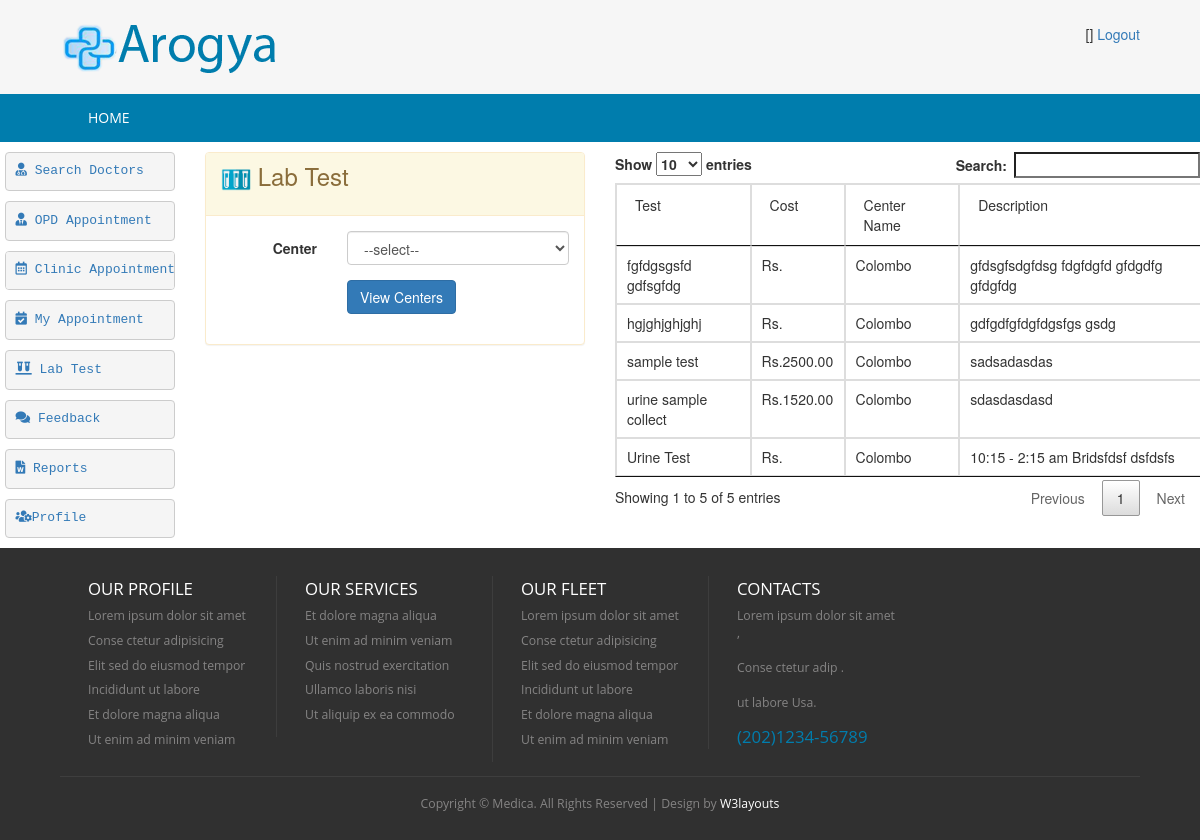
/index.php/patient_controller/loadViewLabTestCenters, run on the app's committed database.
### tables this page shows
CREATE TABLE `hms_lab_test` (
  `id` int(5) NOT NULL AUTO_INCREMENT,
  `lab_test` varchar(50) DEFAULT NULL,
  `center_name` varchar(20) DEFAULT NULL,
  `description` text DEFAULT NULL,
  `test_cost` decimal(10,2) DEFAULT NULL,
  PRIMARY KEY (`id`)
);

### application/controllers/Patient_Controller.php (called while the page is built, shortened)
<?php
class Patient_Controller extends CI_Controller {
    public function loadViewLabTestCenters() {
        $this->load->model(array('LabTest', 'Center'));
        $data['msg'] = '';
        $labTest = new LabTest();
        $labCenterDetails = $labTest->get();
        $data['labCenterDetails'] = $labCenterDetails;
        $this->load->view('patient/patient-lab-test', $data);
    }
}

### index.php (called while the page is built, shortened)
<?php
require_once BASEPATH.'core/CodeIgniter.php';

### application/core/my_model.php (called while the page is built, shortened)
<?php
class MY_Model extends CI_Model{
    public function get($limit=0,$offset = 0) {
        if($limit){
            $query = $this->db->get($this::DB_TABLE,$limit,$offset);
        }else{
            $query = $this->db->get($this::DB_TABLE);
        }
        $ret_val = array();
        foreach ($query->result() as $row) {
            $model = new $class;
            $model->populate($row);
            $ret_val[$row->{$this::DB_TABLE_PK}] = $model;
        }
        return $ret_val;
    }
}

### application/views/patient/patient-lab-test.php (the view, shortened to what this page needs)
<!DOCTYPE HTML>
<html>
    <head>
        <link href="<?php echo base_url('css/style.css'); ?>" rel="stylesheet" type="text/css"  media="all" />
        <link href="<?php echo base_url('css/bootstrap.css'); ?>" rel="stylesheet" type="text/css"/>
        <link rel="stylesheet" href="<?php echo base_url('css/responsiveslides.css') ?>">
        <link rel="stylesheet" href="https://use.fontawesome.com/releases/v5.2.0/css/all.css">
    </head>
    <body>
        <div class="header">
            <div class="main-header">
                <div class="wrap">
                </div>
            </div>
            <div class="top-nav">
                <div class="wrap">
                    <ul>
                    </ul>
                </div>
            </div>
        </div>
        <div class="content">
            <div class="row">
                <div class="col-md-2">
                </div>
                <div class="col-md-4">
                    <div class="panel panel-warning">
                        <div class="panel-heading ">
                            <h3><img src="<?= base_url('/images/icon-lab-test.png') ?>" style="width: 30px" />    Lab Test</h3>
                        </div>
                        <div class="panel-body">
                            <form class="form-horizontal" action="<?= base_url('Patient_Controller/viewLabTestCenters') ?>" method="post">
                                <div class="form-group">
                                    <label for="select" class="control-label col-xs-4">Center</label>
                                    <div class="col-xs-8">
                                        <select id="center_name" required="" name="center_name" class="select form-control">
                                            <option value="">--select--</option>
                                        </select>
                                    </div>
                                </div>
                                <div class="form-group row">
                                    <div class="col-xs-offset-4 col-xs-8">
                                        <button name="submit" type="submit" class="btn btn-primary">View Centers</button>
                                    </div>
                                </div>
                            </form>
                        </div>
                    </div>
                </div>
                <div class="col-md-6">
                    <table class="table-bordered" id="example" style="width: 100%">
                        <thead>
                            <tr>
                                <td>Test</td>
                                <td>Cost</td>
                                <td>Center Name</td>
                                <td>Description</td>
                            </tr></thead>
                        <?php
                        if ($labCenterDetails)
                            foreach ($labCenterDetails as $value) {
                                ?>
                                <tr>
                                    <td><?= $value->lab_test ?></td>
                                    <td>Rs.<?= $value->test_cost ?></td>
                                    <td><?= $value->center_name ?></td>
                                    <td><?= $value->description ?></td>
                                </tr>
                                <?php
                            }
                        ?>
                    </table>
                    <link href="<?= base_url('css/jquery.dataTables.min.css')?>" rel="stylesheet" type="text/css"/>
                </div>
            </div>
        </div>
        <div class="footer">
            <div class="wrap">
                <div class="footer-grids">
                    <div class="footer-grid">
                        <h3>OUR Profile</h3>
                        <ul>
                            <li><a href="#">Lorem ipsum dolor sit amet</a></li>
                            <li><a href="#">Conse ctetur adipisicing</a></li>
                            <li><a href="#">Elit sed do eiusmod tempor</a></li>
                            <li><a href="#">Incididunt ut labore</a></li>
                            <li><a href="#">Et dolore magna aliqua</a></li>
                            <li><a href="#">Ut enim ad minim veniam</a></li>
                        </ul>
                    </div>
                    <div class="footer-grid">
                        <h3>Our Services</h3>
                        <ul>
                            <li><a href="#">Et dolore magna aliqua</a></li>
                            <li><a href="#">Ut enim ad minim veniam</a></li>
                            <li><a href="#">Quis nostrud exercitation</a></li>
                            <li><a href="#">Ullamco laboris nisi</a></li>
                            <li><a href="#">Ut aliquip ex ea commodo</a></li>
                        </ul>
                    </div>
                    <div class="footer-grid">
                        <h3>OUR FLEET</h3>
                        <ul>
                            <li><a href="#">Lorem ipsum dolor sit amet</a></li>
                            <li><a href="#">Conse ctetur adipisicing</a></li>
                            <li><a href="#">Elit sed do eiusmod tempor</a></li>
                            <li><a href="#">Incididunt ut labore</a></li>
                            <li><a href="#">Et dolore magna aliqua</a></li>
                            <li><a href="#">Ut enim ad minim veniam</a></li>
                        </ul>
                    </div>
                    <div class="footer-grid">
                        <h3>CONTACTS</h3>
                        <p>Lorem ipsum dolor sit amet ,</p>
                        <p>Conse ctetur adip .</p>
                        <p>ut labore Usa.</p>
                        <span>(202)1234-56789</span>
                    </div>
                </div>
                <div class="copy-tight">
                    <p>Copyright &copy; Medica. All Rights Reserved | Design by <a href="http://w3layouts.com/">W3layouts</a></p>
                </div>
            </div>
        </div>
    </body>
</html>

### css/style.css (style rules this page uses)
html,body,div,span,applet,object,iframe,h1,h2,h3,h4,h5,h6,p,blockquote,pre,a,abbr,acronym,address,big,cite,code,del,dfn,em,img,ins,kbd,q,s,samp,small,strike,strong,sub,sup,tt,var,b,u,i,dl,dt,dd,ol,nav ul,nav li,fieldset,form,label,legend,table,caption,tbody,tfoot,thead,tr,th,td,article,aside,canvas,details,embed,figure,figcaption,footer,header,hgroup,menu,nav,output,ruby,section,summary,time,mark,audio,video { margin:0;padding:0;border:0;font-size:100%;font:inherit;vertical-align:baseline; }
ol,ul { list-style:none;margin:0px;padding:0px; }
table { border-collapse:collapse;border-spacing:0; }
a { text-decoration:none; }
img { max-width:100%; }
body { background: #F6F6F6; }
.wrap { width:80%; margin:0 auto; }
.main-header { padding: 1.7em 0 1.5em 0; background: #F6F6F6; }
.top-nav { background:#007DAD; }
.footer { padding: 2em 0 1em 0; background:#303030; }
.footer-grid { float: left; width: 20%; border-left: 1px solid rgba(153, 153, 153, 0.13); padding: 0px 28px; }
.footer-grid:first-child { border:none; }
.footer-grid ul li a,.footer-grid p { color: #858484; font-size: 0.875em; font-family: 'Open Sans', sans-serif; transition: 0.5s ease; -o-transition: 0.5s ease; -webkit-transition: 0.5s ease; padding: 0.3em 0; display: block; }
.footer-grid span { font-size:1.2em; font-family: 'Open Sans', sans-serif; color:#007DAD; }
.footer-grid h3 { font-family: 'Open Sans', sans-serif; color:#FFF; font-size:1.2em; text-transform: uppercase; margin: 0.2em 0 0.3em 0; }
.copy-tight { text-align: center; padding: 1em 0 0 0; border-top: 1px solid rgba(153, 153, 153, 0.13); margin-top: 1em; }
.copy-tight p { color: #858484; font-size: 0.875em; font-family: 'Open Sans', sans-serif; padding: 0.3em 0; display: block; }
.copy-tight p a { color:#FFF; transition: 0.5s ease; -o-transition: 0.5s ease; -webkit-transition: 0.5s ease; }
@media (max-width: 1366px) { .wrap { width:90%; } }

### data on the page
hms_lab_test: lab_test "hgjghjghjghj", center_name "Colombo", description "gdfgdfgfdgfdgsfgs gsdg"
hms_lab_test: lab_test "fgfdgsgsfd gdfsgfdg", center_name "Colombo", description "gfdsgfsdgfdsg fdgfdgfd gfdgdfg gfdgfdg"
hms_lab_test: lab_test "Urine Test", center_name "Colombo", description "10:15 - 2:15 am Bridsfdsf dsfdsfs"
hms_lab_test: lab_test "sample test", test_cost "2500.00", center_name "Colombo", description "sadsadasdas"
hms_lab_test: lab_test "urine sample collect", test_cost "1520.00", center_name "Colombo", description "sdasdasdasd"
